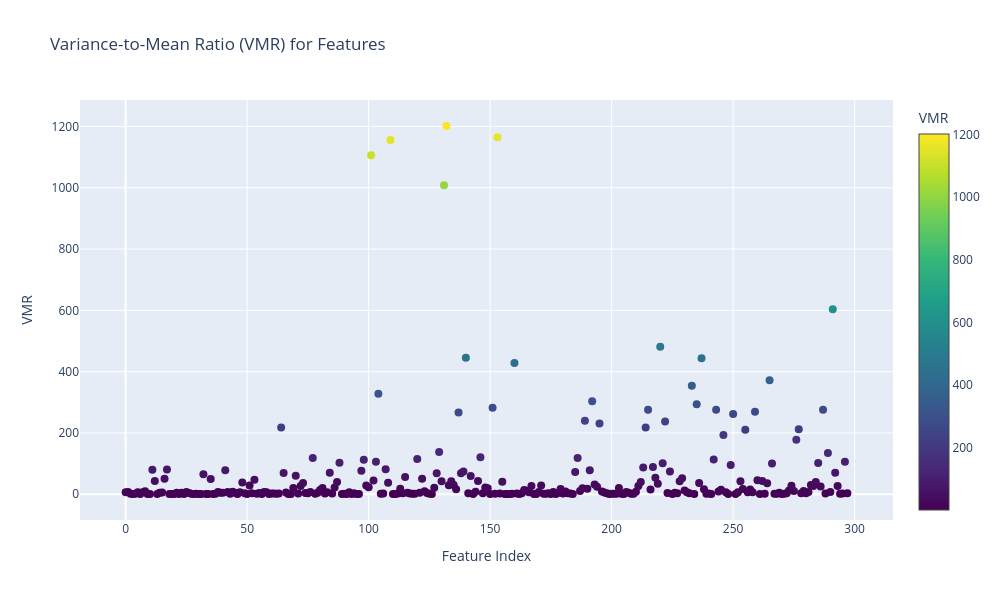

Notebook code for this chart:
### Code cell
import plotly.graph_objects as go

# Get feature names using corpus.idx2feature
feature_names = [corpus.idx2feature(idx) for idx in range(frequency_matrix.shape[1])]

# Create a scatter plot for VMR values
fig = go.Figure(
    data=go.Scatter(
        x=list(range(len(vmr))),  # Indices of features
        y=vmr,  # VMR values
        mode="markers",
        text=feature_names,  # Feature names for hover
        hovertemplate="Feature: %{text}<br>VMR: %{y}<extra></extra>",
        marker=dict(
            size=8,
            color=vmr,  # Color based on VMR values
            colorscale="Viridis",
            colorbar=dict(title="VMR"),
        ),
    )
)

# Update layout
fig.update_layout(
    title="Variance-to-Mean Ratio (VMR) for Features",
    xaxis_title="Feature Index",
    yaxis_title="VMR",
    height=600,
    width=1000,
)

# Show plot
fig.show()

### Figure 1 — Plotly figure (JSON) as saved in the notebook; plotly's stock layout.template omitted (floating-point values rounded to 4 significant figures; data arrays with more than 128 entries replaced by an {"elided": "..."} marker saying what was removed)
{"data": [{"hovertemplate": "Feature: %{text}<br>VMR: %{y}<extra></extra>", "marker": {"color": {"elided": "298 float values"}, "colorbar": {"title": {"text": "VMR"}}, "colorscale": [[0, "#440154"], [0.1111, "#482878"], [0.2222, "#3e4989"], [0.3333, "#31688e"], [0.4444, "#26828e"], [0.5556, "#1f9e89"], [0.6667, "#35b779"], [0.7778, "#6ece58"], [0.8889, "#b5de2b"], [1, "#fde725"]], "size": 8}, "mode": "markers", "text": {"elided": "298 str values"}, "type": "scatter", "x": {"elided": "298 int values"}, "y": {"elided": "298 float values"}}], "layout": {"height": 600, "title": {"text": "Variance-to-Mean Ratio (VMR) for Features"}, "width": 1000, "xaxis": {"title": {"text": "Feature Index"}}, "yaxis": {"title": {"text": "VMR"}}}}
